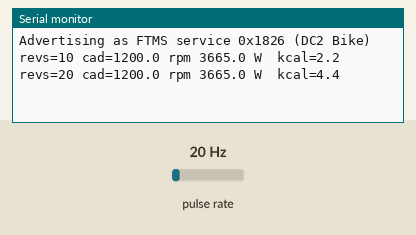
The sketch below on a simulated ESP32. Parts: the last lines printed to the serial monitor. Wiring (inferred from the names in the program): pulse sensor: data GPIO 25. The test bench sets the inputs (shaded band); at power-on: pulse rate 20 Hz. Nothing arrives over Bluetooth unless stated; a phone connects over Bluetooth LE 3 s after start.

Above: at 1.2 s.
1.3 s: pulse rate (sensor on GPIO 25) set to 4 Hz
At 1.9 s:
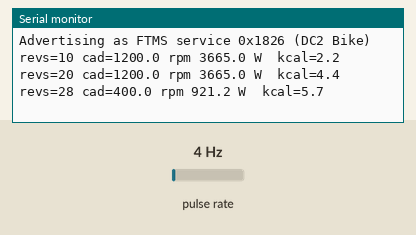
2.8 s: pulse rate (sensor on GPIO 25) set to 50 Hz
At 3.4 s:
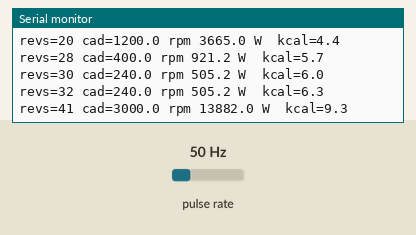
Timing chart, 0 to 5.8 s (numbered marks = the images above; inputs shaded):
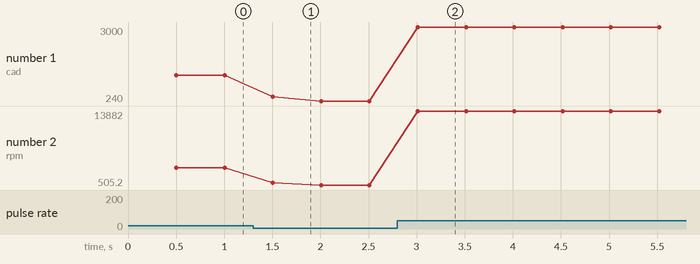

The sketch:

DeskCycleFTMS.ino
```cpp
// DeskCycle 2 -> BLE FTMS Fitness Machine bridge for Garmin Forerunner
// =====================================================================
// Reads the DC2 console's 3.5mm "bike computer" jack: a dry reed-switch
// contact that CLOSES once per revolution (sleeve = GND, tip/ring =
// switch). GPIO input with internal pull-up; falling edge = 1 rev.
//
// Broadcasts the standard Bluetooth FTMS service (0x1826) so the watch
// pairs with it as a *trainer* and displays cadence AND power:
//   - Indoor Bike Data characteristic (0x2AD2), notifies every 500 ms
//     while pedalling: cadence (rpm), instantaneous power (W), total
//     energy (kcal)
//   - Power comes from DeskCycle's own calibration model for level 8
//     (max resistance), reverse-engineered from their official online
//     calculator (see docs/calibration.md in this repo):
//
//       P(W) = 0.000864 * rpm^2 + 2.0473 * rpm - 35.939
//
//     (60 rpm = 90 W, 80 = 133 W, 100 = 177 W; fit error <= 0.05 W)
//
// Assumption: 1 jack pulse = 1 crank revolution, i.e. jack RPM equals
// the console RPM readout. VERIFY once against the console: if cadence
// differs by a constant factor k, set JACK_REV_PER_CRANK below (some
// units may gear the jack to the flywheel instead of the crank).
//
// Byte layout follows the Bluetooth FTMS spec, cross-checked against
// eiffelpeter/esp32_ftms_indoor_bike:
//   Indoor Bike Data flags: bit3 instantaneous cadence (value 4),
//     bit7 instantaneous power (value 64), bit9 total energy (value 256)
//   Cadence field resolution = 1/2 rpm (value = rpm * 2)
//   Speed field is ALWAYS present (uint16, 0.01 km/h) — sent as 0 and
//     the watch derives speed from watts
//
// Library: NimBLE-Arduino by h2zero (v2.x, Library Manager)
// Board:   ESP32 Dev Module (classic WROOM-32; S3/C3 work too)

#include <NimBLEDevice.h>

// ----------------- configuration -----------------
constexpr int      PULSE_PIN     = 25;      // 3.5mm tip/ring; sleeve to GND
constexpr uint32_t DEBOUNCE_US   = 15000;   // 15 ms reed-chatter guard
constexpr const char* DEVICE_NAME = "DC2 Bike";

// Jack-to-crank gearing correction. 1.0 = jack is crank-direct (1 pulse
// = 1 console RPM). If watch cadence reads k x console RPM, set this to
// 1/k.
constexpr float    JACK_REV_PER_CRANK = 1.0f;

// Power curve, DeskCycle level 8 (max resistance). See docs/calibration.md.
constexpr float    PWR_A2 = 0.000864f;
constexpr float    PWR_B1 = 2.0473f;
constexpr float    PWR_C0 = -35.939f;

// Calories: gross kcal from mechanical work at ~20% human efficiency.
// Validated against the DeskCycle calculator: 90 W for 1 h -> 387 kcal
// computed vs 389 kcal/h reported (pedaling term, excludes sitting
// baseline the watch adds itself).
constexpr float    WH_TO_KCAL_GROSS = 3.6f * 1.193f;   // Wh -> kJ -> kcal / 0.20
// --------------------------------------------------

// BLE UUIDs (16-bit, standardized)
static const NimBLEUUID FTMS_SERVICE_UUID  ((uint16_t)0x1826);
static const NimBLEUUID FTMS_MT_FEATURE    ((uint16_t)0x2ACC);
static const NimBLEUUID FTMS_IBD_CHAR_UUID ((uint16_t)0x2AD2);  // Indoor Bike Data
static const NimBLEUUID FTMS_TRAIN_STATUS  ((uint16_t)0x2AD3);
static const NimBLEUUID FTMS_CP_CHAR_UUID  ((uint16_t)0x2AD9);

// ---------------- pulse state (ISR) ----------------
volatile uint32_t s_pulseCount = 0;      // total revolutions
volatile uint32_t s_lastEdgeUs = 0;
volatile uint32_t s_revUs[4]   = {0, 0, 0, 0};  // ring buffer of last rev timestamps
volatile size_t   s_revIdx     = 0;

void IRAM_ATTR onPulse() {
    const uint32_t now = micros();
    const uint32_t interval = now - s_lastEdgeUs;
    if (interval && interval < DEBOUNCE_US) return;   // contact bounce
    s_lastEdgeUs = now;
    s_pulseCount++;
    s_revUs[s_revIdx] = now;
    s_revIdx = (s_revIdx + 1) % 4;
}

// ---------------- cadence ----------------
// Cadence from the newest pulse interval (snappy); idle-damped to zero.
// Returns rpm * 2 (FTMS resolution 1/2 rpm), 0 = idle.
uint16_t cadenceRpm2(float crankRpm) {
    if (crankRpm <= 0) return 0;
    const int v = (int)lroundf(crankRpm * 2.0f);
    return (uint16_t)(v > 0xFFFF ? 0xFFFF : v);
}

// Crank rpm over the last pulse interval, gated for staleness.
float currentCrankRpm(uint32_t nowUs) {
    const size_t newest = (s_revIdx + 3) % 4;    // last written slot
    const uint32_t tNew = s_revUs[newest];
    if (tNew == 0 || (nowUs - tNew) > 3000000ULL) return 0.0f;   // idle > 3 s
    const size_t prev = (s_revIdx + 2) % 4;
    const uint32_t tPrev = s_revUs[prev];
    if (tPrev == 0) return 0.0f;                 // only one rev so far
    const uint32_t span = tNew - tPrev;          // one full rev
    if (span == 0) return 0.0f;
    return 60000000.0f / (float)span;            // us per rev -> rpm
}

// ---------------- BLE handles ----------------
NimBLEServer*         g_server = nullptr;
NimBLECharacteristic* g_ibd    = nullptr;

static volatile bool g_restartAdv = false;

class ServerCallbacks : public NimBLEServerCallbacks {
    void onDisconnect(NimBLEServer* pServer, NimBLEConnInfo& connInfo, int reason) override {
        (void)pServer; (void)connInfo; (void)reason;
        g_restartAdv = true;
    }
};

// ---------------- FTMS Indoor Bike Data 0x2AD2 ----------------
// Field order fixed by spec regardless of flags:
//   flags u16 | speed u16 | [more-data fields...] |
//   cadence u16 | [avg cadence] | [distance] | [resistance] | power s16 |
//   [expended energy] ...
// With flags = instCadence | instPower | totalEnergy the layout is:
//   flags, speed(0), cadence, power, energy  → 10 bytes
static void sendIndoorBikeData(uint16_t cad2, int16_t watts, uint16_t kcalTotal, bool notify) {
    uint8_t buf[10];
    const uint16_t flags = 0x0004 | 0x0040 | 0x0100;   // bits 3, 7, 9
    size_t i = 0;
    const uint16_t speedCkph2 = 0;                     // field always present
    memcpy(&buf[i], &flags, 2);       i += 2;
    memcpy(&buf[i], &speedCkph2, 2);  i += 2;
    memcpy(&buf[i], &cad2, 2);        i += 2;
    memcpy(&buf[i], &watts, 2);       i += 2;
    memcpy(&buf[i], &kcalTotal, 2);   i += 2;
    g_ibd->setValue((uint8_t*)buf, i);
    if (notify) g_ibd->notify();
}

void setup() {
    Serial.begin(115200);
    pinMode(PULSE_PIN, INPUT_PULLUP);
    attachInterrupt(digitalPinToInterrupt(PULSE_PIN), onPulse, FALLING);

    NimBLEDevice::init(DEVICE_NAME);
    NimBLEDevice::setPower(ESP_PWR_LVL_P9);            // max EIRP

    g_server = NimBLEDevice::createServer();
    g_server->setCallbacks(new ServerCallbacks());

    NimBLEService* ftms = g_server->createService(FTMS_SERVICE_UUID);

    NimBLECharacteristic* feat = ftms->createCharacteristic(
        FTMS_MT_FEATURE, NIMBLE_PROPERTY::READ);
    // Fitness Machine Feature u32 — only claim what we actually report:
    //   bit1 cadence supported, bit7 power measurement supported,
    //   bit14 energy measurement supported
    const uint32_t ff = (1u << 1) | (1u << 7) | (1u << 14);
    feat->setValue((uint8_t*)&ff, 4);

    g_ibd = ftms->createCharacteristic(
        FTMS_IBD_CHAR_UUID,
        NIMBLE_PROPERTY::READ | NIMBLE_PROPERTY::NOTIFY);

    ftms->createCharacteristic(FTMS_TRAIN_STATUS, NIMBLE_PROPERTY::NOTIFY);

    ftms->createCharacteristic(FTMS_CP_CHAR_UUID,
        NIMBLE_PROPERTY::WRITE | NIMBLE_PROPERTY::INDICATE);

    ftms->start();

    NimBLEAdvertising* adv = NimBLEDevice::getAdvertising();
    adv->addServiceUUID(FTMS_SERVICE_UUID);
    adv->setName(DEVICE_NAME);
    adv->start();

    Serial.println("Advertising as FTMS service 0x1826 (DC2 Bike)");
}

void loop() {
    if (g_restartAdv) {
        g_restartAdv = false;
        NimBLEDevice::startAdvertising();
        Serial.println("Client disconnected - readvertising");
    }

    static uint32_t s_lastSeenCount = 0;   // pulse count at previous loop pass
    static uint32_t s_lastNotifyMs  = 0;
    static float    s_kcalTotal     = 0.0f;

    const uint32_t nowMs = millis();
    const uint32_t nowUs = micros();
    const uint32_t count = s_pulseCount;
    const uint32_t newRevs = count - s_lastSeenCount;

    const float crankRpm = currentCrankRpm(nowUs) * JACK_REV_PER_CRANK;

    // notify every 500 ms while pedalling
    if (count != s_lastSeenCount && (nowMs - s_lastNotifyMs) > 500) {
        float watts = 0.0f;
        if (crankRpm > 17.0f) {            // curve goes negative below ~17 rpm
            watts = PWR_A2 * crankRpm * crankRpm + PWR_B1 * crankRpm + PWR_C0;
            if (watts < 0.0f) watts = 0.0f;
        }
        // integrate energy ONLY over revolutions performed since last pass:
        //   revs / rpm = minutes; Wh -> gross kcal at ~20% efficiency
        if (crankRpm > 0.0f) {
            const float minutes = (float)newRevs / crankRpm;
            s_kcalTotal += watts * (minutes / 60.0f) * WH_TO_KCAL_GROSS;
        }
        sendIndoorBikeData(cadenceRpm2(crankRpm), (int16_t)(watts + 0.5f),
                           (uint16_t)(s_kcalTotal + 0.5f), true);

        Serial.printf("revs=%u cad=%.1f rpm %0.1f W  kcal=%.1f\n",
                      count, crankRpm, watts, s_kcalTotal);

        s_lastSeenCount = count;
        s_lastNotifyMs  = nowMs;
    }
    // idle stop: one zeroed read-value update 3 s after last pulse
    else if (count == s_lastSeenCount && s_lastSeenCount != 0 &&
             (nowMs - s_lastNotifyMs) > 3000 && currentCrankRpm(nowUs) == 0.0f) {
        sendIndoorBikeData(0, 0, (uint16_t)(s_kcalTotal + 0.5f), false);
        s_lastNotifyMs = nowMs;
    }

    delay(20);
}
```

Measured:
- after the input at 1.3 s, the serial monitor: prints a new line after 0.21 s (image 1)
- after the input at 2.8 s, the serial monitor: prints a new line after 0.21 s (image 2)
- plotted number 1: 1200 → 240 after the input at 1.3 s, 240 → 3000 after the input at 2.8 s
- plotted number 2: 3665 → 505.2 after the input at 1.3 s, 505.2 → 13882 after the input at 2.8 s
